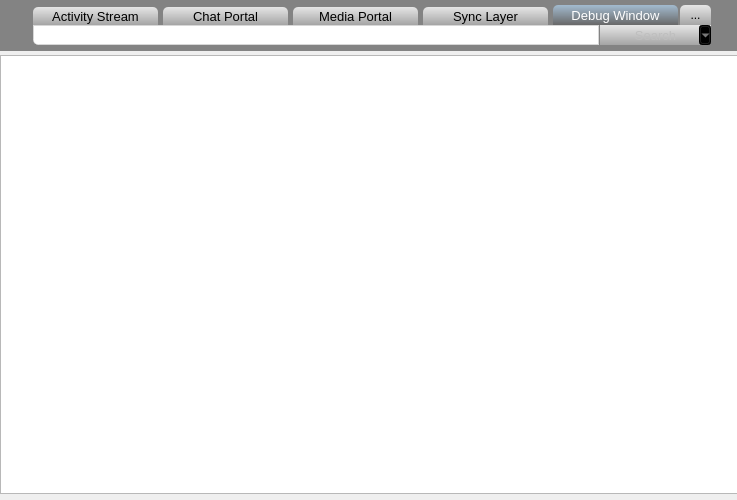
<?xml version="1.0" encoding="UTF-8"?>
<ui version="4.0">
 <class>socius</class>
 <widget class="QMainWindow" name="socius">
  <property name="geometry">
   <rect>
    <x>0</x>
    <y>0</y>
    <width>737</width>
    <height>500</height>
   </rect>
  </property>
  <property name="font">
   <font>
    <pointsize>10</pointsize>
   </font>
  </property>
  <property name="windowTitle">
   <string>socius</string>
  </property>
  <property name="styleSheet">
   <string notr="true">QProgressBar {
border-radius:0px;
background-color:rgba(255,255,255,220);
border:1px solid white;
}

QProgressBar:chunk {
border-radius:0px;
background-color:rgba(13, 105, 148,235);
margin-top:1px;
margin-bottom:1px;
}

QTabBar::tab:selected, QTabBar::tab:hover {
     background: qlineargradient(x1: 0, y1: 0, x2: 0, y2: 1,
                                 stop: 0 #fafafa, stop: 0.4 #f4f4f4,
                                 stop: 0.5 #e7e7e7, stop: 1.0 #fafafa);
 height:20px;
 }

QTabWidget::tab-bar {
left:9px;
background-color:transparent;
}

QTabWidget::pane {
left:0px;
background-color:transparent;
}

QTabWidget#IRCframe {
background-color:rgb(0,0,0,45%);
}

 QTabBar::tab:selected {
				width:120px;
     border:1px solid rgb(0,0,0,45%);
     border-bottom-color: #C2C7CB; /* same as pane color */
border-top-left-radius:8px;
border-top-right-radius:8px;
 }

 QTabBar::tab:!selected {
width:120px;
     border:1px solid rgb(0,0,0,45%);
     margin-top: 2px; /* make non-selected tabs look smaller */
     background: qlineargradient(x1: 0, y1: 0, x2: 0, y2: 1,
                                 stop: 0 #fafafa, stop: 0.4 #f4f4f4,
                                 stop: 0.5 #e7e7e7, stop: 1.0 #fafafa);

border-top-left-radius:8px;
border-top-right-radius:8px;
 }






QWidget#centralWidget {
border-top-left-radius:10px;
border-top-right-radius:10px;
}

QTreeWidget#serverTree {
border-top-left-radius:0px;
border-bottom-left-radius:0px;
border-top-right-radius:5px;
border-bottom-right-radius:5px;
}

QToolButton {
border-bottom-left-radius:0px;
border-bottom-right-radius:0px;
border-top-left-radius:5px;
border-top-right-radius:5px;
background-color:qlineargradient(spread:pad, x1:1, y1:1, x2:1, y2:0, stop:0 rgba(171, 171, 171, 214), stop:1 rgba(255, 255, 255, 203));
}

QToolButton:hover {
border-bottom-left-radius:0px;
border-bottom-right-radius:0px;
border-top-left-radius:5px;
border-top-right-radius:5px;
background-color:qlineargradient(spread:pad, x1:1, y1:1, x2:1, y2:0, stop:0 rgba(98, 98, 98, 206), stop:1 rgba(183, 222, 255, 156));
color:white;
}

QPushButton {
border-bottom-left-radius:0px;
border-bottom-right-radius:0px;
border-top-left-radius:5px;
border-top-right-radius:5px;
background-color:qlineargradient(spread:pad, x1:1, y1:1, x2:1, y2:0, stop:0 rgba(171, 171, 171, 214), stop:1 rgba(255, 255, 255, 203));
}

QPushButton:hover {
border-bottom-left-radius:0px;
border-bottom-right-radius:0px;
border-top-left-radius:5px;
border-top-right-radius:5px;
background-color:qlineargradient(spread:pad, x1:1, y1:1, x2:1, y2:0, stop:0 rgba(175, 175, 175, 214), stop:1 rgba(183, 222, 255, 203));
color:white;
}

QPushButton:checked {
border-bottom-left-radius:0px;
border-bottom-right-radius:0px;
border-top-left-radius:5px;
border-top-right-radius:5px;
background-color:qlineargradient(spread:pad, x1:1, y1:1, x2:1, y2:0, stop:0 rgba(98, 98, 98, 206), stop:1 rgba(183, 222, 255, 156));
color:white;
}

QPushButton:!checked {
height:18px;
margin-top:2px;
}</string>
  </property>
  <widget class="QWidget" name="centralWidget">
   <widget class="QPushButton" name="myCloud">
    <property name="geometry">
     <rect>
      <x>423</x>
      <y>5</y>
      <width>125</width>
      <height>20</height>
     </rect>
    </property>
    <property name="font">
     <font>
      <pointsize>10</pointsize>
     </font>
    </property>
    <property name="text">
     <string>Sync Layer</string>
    </property>
    <property name="checkable">
     <bool>true</bool>
    </property>
    <property name="checked">
     <bool>false</bool>
    </property>
   </widget>
   <widget class="QLineEdit" name="actionEdit">
    <property name="enabled">
     <bool>false</bool>
    </property>
    <property name="geometry">
     <rect>
      <x>33</x>
      <y>25</y>
      <width>566</width>
      <height>20</height>
     </rect>
    </property>
    <property name="font">
     <font>
      <pointsize>10</pointsize>
     </font>
    </property>
    <property name="styleSheet">
     <string notr="true">border:1px solid rgba(231, 231, 231, 150);
border-top-left-radius:0px;
border-bottom-left-radius:5px;
border-top-right-radius:0px;
border-bottom-right-radius:0px;
</string>
    </property>
    <property name="text">
     <string/>
    </property>
   </widget>
   <widget class="QFrame" name="IRCframe">
    <property name="geometry">
     <rect>
      <x>0</x>
      <y>55</y>
      <width>0</width>
      <height>0</height>
     </rect>
    </property>
    <property name="font">
     <font>
      <pointsize>10</pointsize>
     </font>
    </property>
    <property name="styleSheet">
     <string notr="true"/>
    </property>
    <property name="frameShape">
     <enum>QFrame::StyledPanel</enum>
    </property>
    <property name="frameShadow">
     <enum>QFrame::Raised</enum>
    </property>
    <widget class="QTreeWidget" name="treeWidget_2">
     <property name="geometry">
      <rect>
       <x>0</x>
       <y>0</y>
       <width>136</width>
       <height>441</height>
      </rect>
     </property>
     <property name="font">
      <font>
       <pointsize>10</pointsize>
      </font>
     </property>
     <property name="styleSheet">
      <string notr="true">border:1px solid qlineargradient(spread:pad, x1:1, y1:1, x2:1, y2:0, stop:0 rgba(40, 40, 40, 255), stop:1 rgba(98, 98, 98, 255))</string>
     </property>
     <attribute name="headerVisible">
      <bool>false</bool>
     </attribute>
     <column>
      <property name="text">
       <string notr="true">1</string>
      </property>
     </column>
    </widget>
    <widget class="QLineEdit" name="lineEdit_3">
     <property name="geometry">
      <rect>
       <x>135</x>
       <y>0</y>
       <width>603</width>
       <height>20</height>
      </rect>
     </property>
     <property name="font">
      <font>
       <pointsize>10</pointsize>
      </font>
     </property>
     <property name="styleSheet">
      <string notr="true">border-radius:none;
border:1px solid qlineargradient(spread:pad, x1:1, y1:1, x2:1, y2:0, stop:0 rgba(40, 40, 40, 255), stop:1 rgba(98, 98, 98, 255));</string>
     </property>
    </widget>
    <widget class="QListWidget" name="listWidget_2">
     <property name="geometry">
      <rect>
       <x>598</x>
       <y>19</y>
       <width>139</width>
       <height>390</height>
      </rect>
     </property>
     <property name="font">
      <font>
       <pointsize>10</pointsize>
      </font>
     </property>
     <property name="styleSheet">
      <string notr="true">border:1px solid qlineargradient(spread:pad, x1:1, y1:1, x2:1, y2:0, stop:0 rgba(40, 40, 40, 255), stop:1 rgba(98, 98, 98, 255));</string>
     </property>
    </widget>
    <widget class="QTextEdit" name="textEdit_2">
     <property name="geometry">
      <rect>
       <x>135</x>
       <y>19</y>
       <width>463</width>
       <height>403</height>
      </rect>
     </property>
     <property name="font">
      <font>
       <pointsize>10</pointsize>
      </font>
     </property>
    </widget>
    <widget class="QProgressBar" name="progressBar_2">
     <property name="geometry">
      <rect>
       <x>598</x>
       <y>409</y>
       <width>138</width>
       <height>12</height>
      </rect>
     </property>
     <property name="styleSheet">
      <string notr="true"/>
     </property>
     <property name="value">
      <number>24</number>
     </property>
     <property name="format">
      <string/>
     </property>
    </widget>
    <widget class="QLineEdit" name="lineEdit_4">
     <property name="geometry">
      <rect>
       <x>236</x>
       <y>421</y>
       <width>501</width>
       <height>20</height>
      </rect>
     </property>
     <property name="font">
      <font>
       <pointsize>10</pointsize>
      </font>
     </property>
     <property name="styleSheet">
      <string notr="true">border:1px solid qlineargradient(spread:pad, x1:1, y1:1, x2:1, y2:0, stop:0 rgba(40, 40, 40, 255), stop:1 rgba(98, 98, 98, 255));
border-top-left-radius:0px;
border-bottom-left-radius:0px;
border-top-right-radius:0px;
border-bottom-right-radius:0px;</string>
     </property>
    </widget>
    <widget class="QPushButton" name="activityStream_3">
     <property name="geometry">
      <rect>
       <x>135</x>
       <y>419</y>
       <width>102</width>
       <height>22</height>
      </rect>
     </property>
     <property name="font">
      <font>
       <pointsize>10</pointsize>
      </font>
     </property>
     <property name="toolTip">
      <string>Click Here To Change Your Nick on</string>
     </property>
     <property name="styleSheet">
      <string notr="true">border-radius:0px;
border:1px solid qlineargradient(spread:pad, x1:1, y1:1, x2:1, y2:0, stop:0 rgba(40, 40, 40, 255), stop:1 rgba(98, 98, 98, 255));
</string>
     </property>
     <property name="text">
      <string/>
     </property>
     <property name="checkable">
      <bool>false</bool>
     </property>
     <property name="checked">
      <bool>false</bool>
     </property>
    </widget>
    <zorder>textEdit_2</zorder>
    <zorder>lineEdit_3</zorder>
    <zorder>progressBar_2</zorder>
    <zorder>activityStream_3</zorder>
    <zorder>treeWidget_2</zorder>
    <zorder>listWidget_2</zorder>
    <zorder>lineEdit_4</zorder>
   </widget>
   <widget class="QLabel" name="label_4">
    <property name="geometry">
     <rect>
      <x>0</x>
      <y>0</y>
      <width>740</width>
      <height>51</height>
     </rect>
    </property>
    <property name="styleSheet">
     <string notr="true">background-color:rgb(0,0,0,45%);
border-radius:0px;</string>
    </property>
    <property name="text">
     <string/>
    </property>
   </widget>
   <widget class="QPushButton" name="scriptsPortal">
    <property name="geometry">
     <rect>
      <x>553</x>
      <y>5</y>
      <width>125</width>
      <height>20</height>
     </rect>
    </property>
    <property name="font">
     <font>
      <pointsize>10</pointsize>
     </font>
    </property>
    <property name="text">
     <string>Debug Window</string>
    </property>
    <property name="checkable">
     <bool>true</bool>
    </property>
    <property name="checked">
     <bool>true</bool>
    </property>
   </widget>
   <widget class="QLabel" name="bkgImg">
    <property name="geometry">
     <rect>
      <x>0</x>
      <y>0</y>
      <width>740</width>
      <height>500</height>
     </rect>
    </property>
    <property name="styleSheet">
     <string notr="true"/>
    </property>
    <property name="text">
     <string/>
    </property>
    <property name="pixmap">
     <pixmap>../../Projects/gather/images/backgrounds/02494_hachinohesunrise_1024x768.jpg</pixmap>
    </property>
    <property name="scaledContents">
     <bool>true</bool>
    </property>
   </widget>
   <widget class="QPushButton" name="mediaPortal">
    <property name="geometry">
     <rect>
      <x>293</x>
      <y>5</y>
      <width>125</width>
      <height>20</height>
     </rect>
    </property>
    <property name="font">
     <font>
      <pointsize>10</pointsize>
     </font>
    </property>
    <property name="text">
     <string>Media Portal</string>
    </property>
    <property name="checkable">
     <bool>true</bool>
    </property>
    <property name="checked">
     <bool>false</bool>
    </property>
   </widget>
   <widget class="QPushButton" name="activityStream">
    <property name="geometry">
     <rect>
      <x>33</x>
      <y>5</y>
      <width>125</width>
      <height>20</height>
     </rect>
    </property>
    <property name="font">
     <font>
      <pointsize>10</pointsize>
     </font>
    </property>
    <property name="text">
     <string>Activity Stream</string>
    </property>
    <property name="checkable">
     <bool>true</bool>
    </property>
    <property name="checked">
     <bool>false</bool>
    </property>
   </widget>
   <widget class="QToolButton" name="toolsButton">
    <property name="geometry">
     <rect>
      <x>680</x>
      <y>5</y>
      <width>31</width>
      <height>20</height>
     </rect>
    </property>
    <property name="text">
     <string>...</string>
    </property>
    <property name="icon">
     <iconset>
      <normaloff>:/imgs/images/default/tools.png</normaloff>:/imgs/images/default/tools.png</iconset>
    </property>
   </widget>
   <widget class="QPushButton" name="chatPortal">
    <property name="geometry">
     <rect>
      <x>163</x>
      <y>5</y>
      <width>125</width>
      <height>20</height>
     </rect>
    </property>
    <property name="font">
     <font>
      <pointsize>10</pointsize>
     </font>
    </property>
    <property name="text">
     <string>Chat Portal</string>
    </property>
    <property name="checkable">
     <bool>true</bool>
    </property>
    <property name="checked">
     <bool>false</bool>
    </property>
   </widget>
   <widget class="QToolButton" name="actionButton">
    <property name="enabled">
     <bool>false</bool>
    </property>
    <property name="geometry">
     <rect>
      <x>600</x>
      <y>25</y>
      <width>111</width>
      <height>20</height>
     </rect>
    </property>
    <property name="font">
     <font>
      <pointsize>10</pointsize>
     </font>
    </property>
    <property name="styleSheet">
     <string notr="true">border-radius:0px;
border-bottom-right-radius:5px;</string>
    </property>
    <property name="text">
     <string>Search</string>
    </property>
    <property name="popupMode">
     <enum>QToolButton::MenuButtonPopup</enum>
    </property>
   </widget>
   <widget class="QFrame" name="webFrame">
    <property name="geometry">
     <rect>
      <x>0</x>
      <y>55</y>
      <width>740</width>
      <height>439</height>
     </rect>
    </property>
    <property name="frameShape">
     <enum>QFrame::StyledPanel</enum>
    </property>
    <property name="frameShadow">
     <enum>QFrame::Raised</enum>
    </property>
    <widget class="QTextEdit" name="textEdit">
     <property name="geometry">
      <rect>
       <x>0</x>
       <y>0</y>
       <width>740</width>
       <height>439</height>
      </rect>
     </property>
    </widget>
   </widget>
   <widget class="QWidget" name="authWidget" native="true">
    <property name="geometry">
     <rect>
      <x>0</x>
      <y>55</y>
      <width>739</width>
      <height>441</height>
     </rect>
    </property>
   </widget>
   <zorder>bkgImg</zorder>
   <zorder>label_4</zorder>
   <zorder>myCloud</zorder>
   <zorder>actionEdit</zorder>
   <zorder>IRCframe</zorder>
   <zorder>scriptsPortal</zorder>
   <zorder>mediaPortal</zorder>
   <zorder>activityStream</zorder>
   <zorder>toolsButton</zorder>
   <zorder>chatPortal</zorder>
   <zorder>actionButton</zorder>
   <zorder>webFrame</zorder>
   <zorder>authWidget</zorder>
  </widget>
  <action name="actionAccounts">
   <property name="text">
    <string>Accounts</string>
   </property>
  </action>
 </widget>
 <layoutdefault spacing="6" margin="11"/>
 <resources/>
 <connections/>
</ui>
